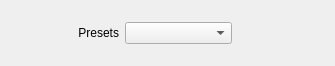
<?xml version="1.0" encoding="UTF-8"?>
<ui version="4.0">
 <class>presetsWidget</class>
 <widget class="QWidget" name="presetsWidget">
  <property name="geometry">
   <rect>
    <x>0</x>
    <y>0</y>
    <width>335</width>
    <height>66</height>
   </rect>
  </property>
  <property name="windowTitle">
   <string>Form</string>
  </property>
  <layout class="QHBoxLayout" name="horizontalLayout_2" stretch="0,0,0,0">
   <item>
    <widget class="QLabel" name="presetsLabel">
     <property name="sizePolicy">
      <sizepolicy hsizetype="Expanding" vsizetype="Preferred">
       <horstretch>0</horstretch>
       <verstretch>0</verstretch>
      </sizepolicy>
     </property>
     <property name="text">
      <string>Presets</string>
     </property>
     <property name="alignment">
      <set>Qt::AlignRight|Qt::AlignTrailing|Qt::AlignVCenter</set>
     </property>
    </widget>
   </item>
   <item>
    <widget class="QComboBox" name="presetsComboBox">
     <property name="sizePolicy">
      <sizepolicy hsizetype="MinimumExpanding" vsizetype="Fixed">
       <horstretch>0</horstretch>
       <verstretch>0</verstretch>
      </sizepolicy>
     </property>
     <property name="currentText">
      <string/>
     </property>
    </widget>
   </item>
   <item>
    <widget class="QPushButton" name="presetsButtonAdd">
     <property name="sizePolicy">
      <sizepolicy hsizetype="Minimum" vsizetype="Minimum">
       <horstretch>0</horstretch>
       <verstretch>0</verstretch>
      </sizepolicy>
     </property>
     <property name="text">
      <string/>
     </property>
     <property name="icon">
      <iconset resource="../ressources/icons.qrc">
       <normaloff>:/icons/plus-circle.svg</normaloff>:/icons/plus-circle.svg</iconset>
     </property>
     <property name="flat">
      <bool>true</bool>
     </property>
    </widget>
   </item>
   <item>
    <widget class="QPushButton" name="presetsButtonRemove">
     <property name="sizePolicy">
      <sizepolicy hsizetype="Minimum" vsizetype="Minimum">
       <horstretch>0</horstretch>
       <verstretch>0</verstretch>
      </sizepolicy>
     </property>
     <property name="text">
      <string/>
     </property>
     <property name="icon">
      <iconset resource="../ressources/icons.qrc">
       <normaloff>:/icons/minus-circle.svg</normaloff>:/icons/minus-circle.svg</iconset>
     </property>
     <property name="flat">
      <bool>true</bool>
     </property>
    </widget>
   </item>
  </layout>
 </widget>
 <resources>
  <include location="../ressources/icons.qrc"/>
 </resources>
 <connections/>
</ui>
